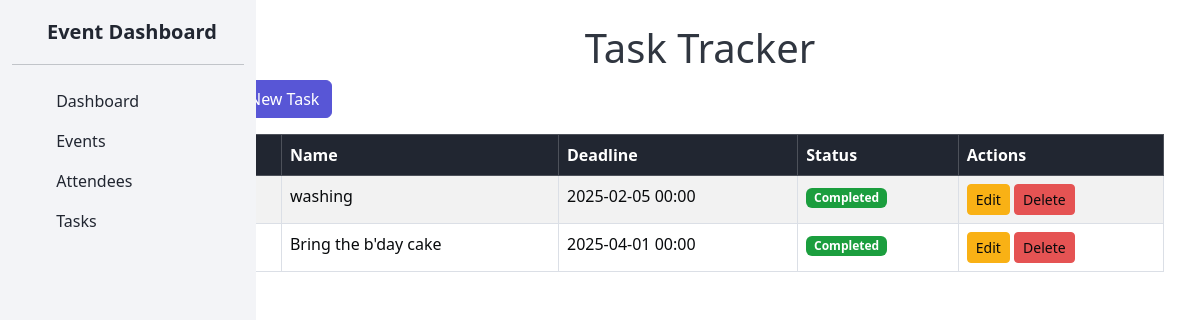
/tasks/, run on the app's committed database.
### events/models.py (models this page shows, shortened)
class Task(models.Model):
    name = models.CharField(max_length=100)
    deadline = models.DateTimeField()
    status = models.CharField(max_length=50, choices=[('Pending', 'Pending'), ('Completed', 'Completed')])
    event = models.ForeignKey(Event, on_delete=models.CASCADE, related_name='tasks')
    assigned_attendee = models.ForeignKey(Attendee, on_delete=models.SET_NULL, null=True, blank=True)

### events/views.py (the view)
# urls.py: path('tasks/', views.task_list, name='task_list'),
def task_list(request):
    tasks = Task.objects.all()
    return render(request, 'events/tasks.html', {'tasks': tasks})

### events/templates/events/tasks.html (shortened to what this page needs)
{% extends 'events/navbar.html' %}
{% block content %}
<div class="container mt-4">
    <h1 class="text-center">Task Tracker</h1>
    <a href="{% url 'task_create' %}" class="btn btn-primary mb-3">New Task</a>
    <div class="table-responsive">
        <table class="table table-striped table-bordered">
            <thead class="table-dark">
                <tr>
                    <th>#</th>
                    <th>Name</th>
                    <th>Deadline</th>
                    <th>Status</th>
                    <th>Actions</th>
                </tr>
            </thead>
            <tbody>
                {% for task in tasks %}
                <tr>
                    <td>{{ forloop.counter }}</td>
                    <td>{{ task.name }}</td>
                    <td>{{ task.deadline|date:"Y-m-d H:i" }}</td>
                    <td>
                        {% if task.status == 'Completed' %}
                            <span class="badge bg-success">{{ task.status }}</span>
                        {% else %}
                            <span class="badge bg-warning">{{ task.status }}</span>
                        {% endif %}
                    </td>
                    <td>
                        <a href="{% url 'task_update' task.pk %}" class="btn btn-warning btn-sm">Edit</a>
                        <a href="{% url 'task_delete' task.pk %}" class="btn btn-danger btn-sm">Delete</a>
                    </td>
                </tr>
                {% empty %}
                <tr>
                    <td colspan="5" class="text-center">No tasks available.</td>
                </tr>
                {% endfor %}
            </tbody>
        </table>
    </div>
</div>
{% endblock %}

### data on the page
Task: name "washing", deadline "2025-02-05 00:00", status "Completed"
Task: name "Bring the b'day cake", deadline "2025-04-01 00:00", status "Completed"
